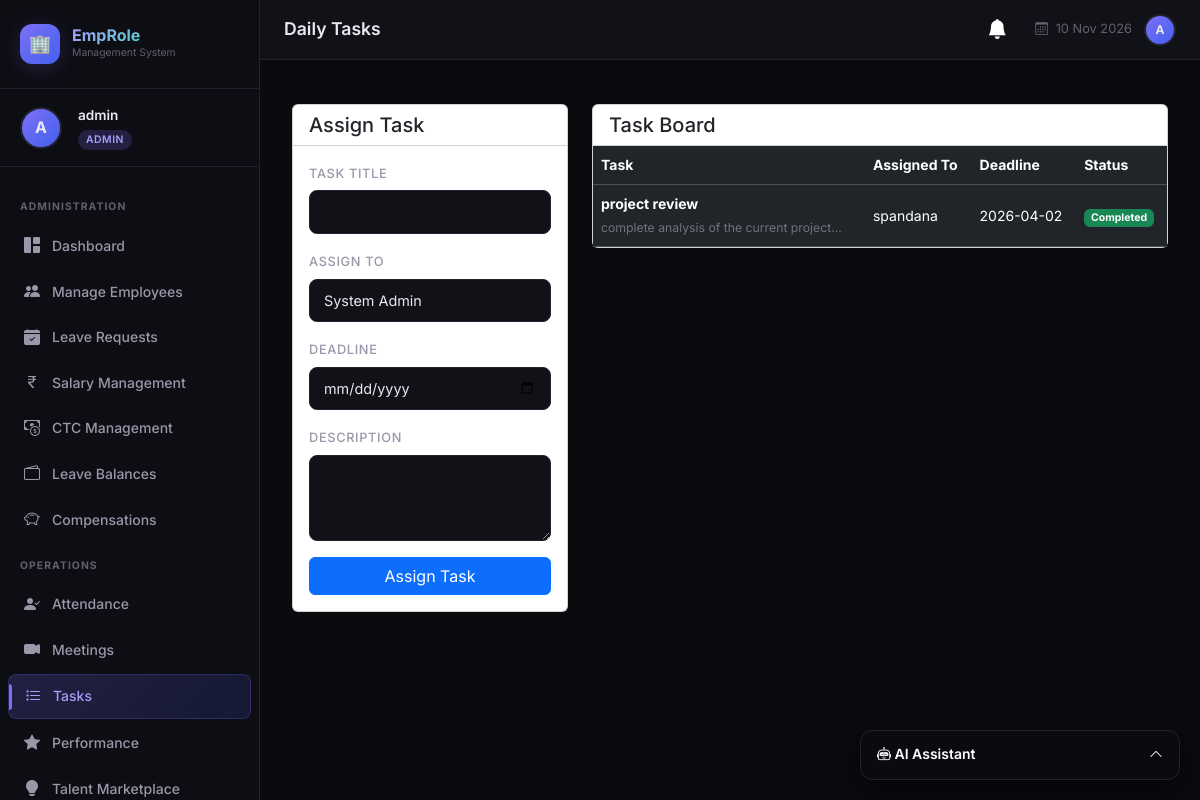
/hr/tasks (signed in), run on the app's committed database.
### tables this page shows
CREATE TABLE tasks (
            id INTEGER PRIMARY KEY AUTOINCREMENT,
            title TEXT NOT NULL,
            description TEXT,
            assigned_to INTEGER NOT NULL,
            assigned_by INTEGER NOT NULL,
            deadline DATE,
            status TEXT DEFAULT 'pending',
            FOREIGN KEY (assigned_to) REFERENCES employees(id),
            FOREIGN KEY (assigned_by) REFERENCES users(id)
        );

CREATE TABLE employees (
            id INTEGER PRIMARY KEY AUTOINCREMENT,
            user_id INTEGER UNIQUE,
            name TEXT NOT NULL,
            email TEXT NOT NULL,
            phone TEXT,
            department TEXT,
            designation TEXT,
            joining_date DATE,
            status TEXT DEFAULT 'active',
            FOREIGN KEY (user_id) REFERENCES users(id)
        );

### extra_routes.py (the view, shortened to what this page needs)
@extra_bp.route('/hr/tasks', methods=['GET', 'POST'])
@login_required
@role_required('hr', 'admin')
def hr_tasks():
    db = get_db()
    tasks = db.execute("SELECT t.*, e.name as assigned_to_name FROM tasks t JOIN employees e ON t.assigned_to=e.id ORDER BY t.deadline ASC").fetchall()
    employees = db.execute("SELECT id, name FROM employees WHERE status='active'").fetchall()
    db.close()
    return render_template('extra/tasks.html', tasks=tasks, employees=employees, role='hr')

### ai_service.py (called while the page is built)
@ai_service_bp.before_app_request
def setup_ai():
    if not hasattr(ai_service_bp, 'schema_initialized'):
        init_ai_schema()
        ai_service_bp.schema_initialized = True

### app.py (called while the page is built)
@app.context_processor
def inject_notifications():
    if 'user_id' in session:
        db = get_db()
        n = db.execute("SELECT * FROM notifications WHERE user_id=? AND is_read=0 ORDER BY created_at DESC LIMIT 5", (session['user_id'],)).fetchall()
        c = db.execute("SELECT COUNT(*) as c FROM notifications WHERE user_id=? AND is_read=0", (session['user_id'],)).fetchone()['c']
        db.close()
        return dict(recent_notifications=n, unread_notifications_count=c)
    return dict(recent_notifications=[], unread_notifications_count=0)

### database.py (called while the page is built)
def get_db():
    conn = sqlite3.connect(DB_PATH)
    conn.row_factory = sqlite3.Row
    conn.execute("PRAGMA foreign_keys = ON")
    return conn

### extra_routes.py (called while the page is built)
def login_required(f):
    @wraps(f)
    def decorated(*args, **kwargs):
        if 'user_id' not in session:
            flash('Please log in to access this page.', 'warning')
            return redirect(url_for('login'))
        return f(*args, **kwargs)
    return decorated

def role_required(*roles):
    def decorator(f):
        @wraps(f)
        def decorated(*args, **kwargs):
            if 'user_id' not in session:
                return redirect(url_for('login'))
            if session.get('role') not in roles:
                flash('Access denied. Insufficient permissions.', 'danger')
                return redirect(url_for('dashboard'))
            return f(*args, **kwargs)
        return decorated
    return decorator

### templates/extra/tasks.html (shortened to what this page needs)
{% extends 'base.html' %}
{% block page_title %}Daily Tasks{% endblock %}
{% block content %}
<div class="row g-4">
  {% if role == 'hr' %}
  <div class="col-lg-4">
    <div class="card card-custom">
      <div class="card-header bg-transparent"><h5 class="mb-0">Assign Task</h5></div>
      <div class="card-body">
        <form method="POST" action="{{ url_for('extra.hr_tasks') }}">
          <div class="mb-3">
            <label class="form-label">Task Title</label>
            <input type="text" name="title" class="form-control" required>
          </div>
          <div class="mb-3">
            <label class="form-label">Assign To</label>
            <select name="assigned_to" class="form-select" required>
              {% for e in employees %}
              <option value="{{ e.id }}">{{ e.name }}</option>
              {% endfor %}
            </select>
          </div>
          <div class="mb-3">
            <label class="form-label">Deadline</label>
            <input type="date" name="deadline" class="form-control" required>
          </div>
          <div class="mb-3">
            <label class="form-label">Description</label>
            <textarea name="description" class="form-control" rows="3"></textarea>
          </div>
          <button type="submit" class="btn btn-primary w-100">Assign Task</button>
        </form>
      </div>
    </div>
  </div>
  {% endif %}
  <div class="col-lg-{% if role == 'hr' %}8{% else %}12{% endif %}">
    <div class="card card-custom">
      <div class="card-header bg-transparent"><h5 class="mb-0">Task Board</h5></div>
      <div class="card-body p-0">
        <div class="table-responsive">
          <table class="table table-dark table-hover mb-0 align-middle">
            <thead class="table-dark text-secondary">
              <tr>
                <th>Task</th>
                {% if role == 'hr' %}<th>Assigned To</th>{% endif %}
                <th>Deadline</th>
                <th>Status</th>
              </tr>
            </thead>
            <tbody>
              {% for t in tasks %}
              <tr>
                <td>
                  <strong>{{ t.title }}</strong><br>
                  <span class="small text-secondary">{{ t.description[:50] }}...</span>
                </td>
                {% if role == 'hr' %}<td>{{ t.assigned_to_name }}</td>{% endif %}
                <td>{{ t.deadline }}</td>
                <td>
                  <span class="badge {% if t.status == 'completed' %}bg-success{% else %}bg-warning{% endif %}">
                    {{ t.status | capitalize }}
                  </span>
                </td>
              </tr>
              {% else %}
              <tr><td colspan="6" class="text-center py-4 text-secondary">No tasks available.</td></tr>
              {% endfor %}
            </tbody>
          </table>
        </div>
      </div>
    </div>
  </div>
</div>
{% endblock %}

### static/css/style.css (style rules this page uses)
:root { --bg-primary: #0a0a0f; --bg-secondary: #111118; --bg-card: #16161f; --bg-card-hover: #1e1e2a; --sidebar-bg: #0d0d14; --sidebar-width: 260px; --accent-purple: #7c6ff7; --accent-purple-light: #a89df9; --accent-teal: #00d4aa; --accent-teal-light: #33ddbb; --accent-orange: #ff6b35; --accent-pink: #f72585; --accent-blue: #4361ee; --text-primary: #e8e8f0; --text-secondary: #9898aa; --text-muted: #606070; --border-color: #22222e; --border-glow: rgba(124, 111, 247, 0.3); --shadow-sm: 0 2px 8px rgba(0, 0, 0, 0.4); --shadow-md: 0 4px 20px rgba(0, 0, 0, 0.5); --shadow-lg: 0 8px 40px rgba(0, 0, 0, 0.6); --shadow-accent: 0 4px 20px rgba(124, 111, 247, 0.2); --radius-sm: 8px; --radius-md: 12px; --radius-lg: 16px; --radius-xl: 20px; --transition: all 0.25s cubic-bezier(0.4, 0, 0.2, 1); }
*, *::before, *::after { box-sizing: border-box; margin: 0; padding: 0; }
html { scroll-behavior: smooth; }
body { font-family: 'Inter', -apple-system, BlinkMacSystemFont, sans-serif; background: var(--bg-primary); color: var(--text-primary); min-height: 100vh; overflow-x: hidden; font-size: 14px; line-height: 1.6; }
.form-label { color: var(--text-secondary); font-size: 0.8rem; font-weight: 500; text-transform: uppercase; letter-spacing: 0.05em; margin-bottom: 6px; }
.form-control, .form-select { background: var(--bg-secondary) !important; border: 1px solid var(--border-color) !important; color: var(--text-primary) !important; border-radius: var(--radius-sm) !important; padding: 10px 14px !important; font-size: 0.9rem !important; transition: var(--transition); }
.form-control::placeholder { color: var(--text-muted) !important; }

### data on the page
tasks: title "project review", description "complete analysis of the current project", assigned_to_name "spandana", deadline "2026-04-02", status "Completed"

### other printed values
{{ session.username[0].upper() }} "A"
{{ session.username }} "admin"
{{ session.role }} "ADMIN"
form field assigned_to "System Admin"
